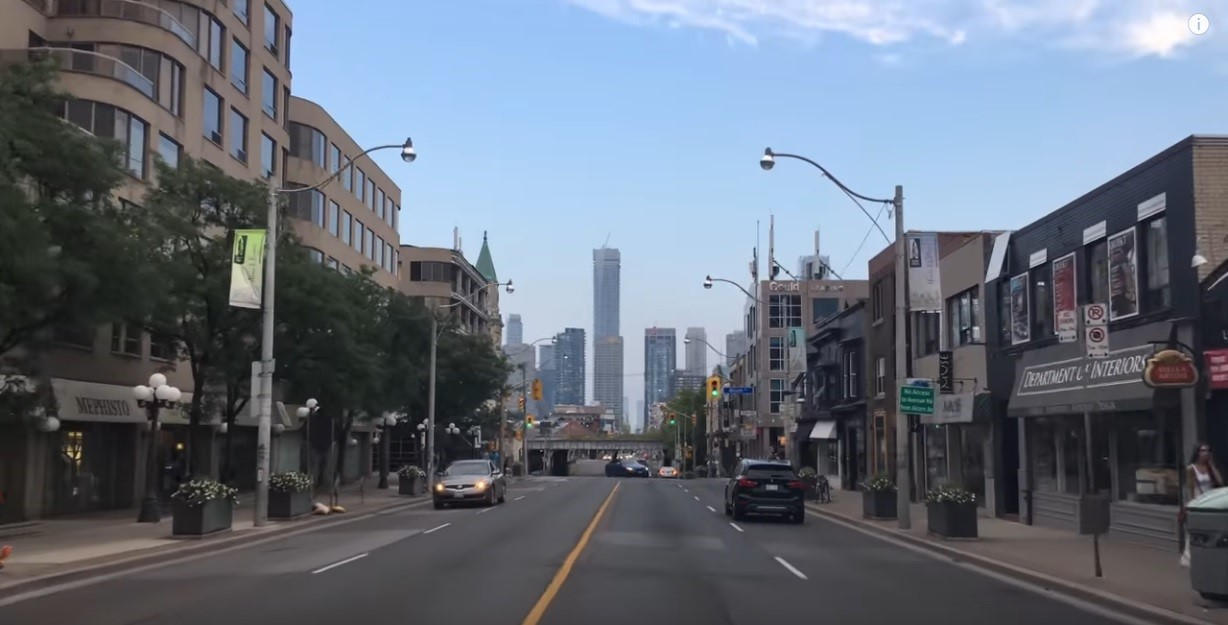
//> input picture TestFindLight/normal.jpg, 1228 x 625 px
$ ./TestFindLight   (built with g++ and OpenCV 4)
//> lines starting //> are read from the running program, lines starting //| are printed output that depends on the picture; after the words box and inside, x2 and y2 are one past the last pixel; in counts of white or black regions, pixels touching at a corner belong together
### TestFindLight/pch.h
// Tips for Getting Started:
//   1. Use the Solution Explorer window to add/manage files
//   2. Use the Team Explorer window to connect to source control
//   3. Use the Output window to see build output and other messages
//   4. Use the Error List window to view errors
//   5. Go to Project > Add New Item to create new code files, or Project > Add Existing Item to add existing code files to the project
//   6. In the future, to open this project again, go to File > Open > Project and select the .sln file

#ifndef PCH_H
#define PCH_H

// TODO: add headers that you want to pre-compile here

#endif //PCH_H

### TestFindLight/TestFindLight.cpp
#include "pch.h"
#include <iostream>
#include <opencv2/opencv.hpp>
#include <opencv/cv.h>
#include <opencv2/core/core.hpp>
#include <opencv2/highgui/highgui.hpp>
#include <opencv2/ml/ml.hpp>

using namespace std;
using namespace cv;
using namespace cv::ml;

int main()
{
	Mat img = imread("normal.jpg");
//> img is the input picture: 625 rows x 1228 cols, CV_8UC3; mean B, G, R 122.3, 109.8, 101.6
	Mat img2;
	img.copyTo(img2);

	cvtColor(img2, img2, COLOR_RGB2HSV);
//> img2: 625 rows x 1228 cols, CV_8UC3; mean H, S, V 66.3, 43.4, 125.1
	int minhueG = 40; int maxhueG = 75;
	int minsatG = 60; int maxsatG = 255;
	int minvalG = 80; int maxvalG = 255;

	Mat colourFound;
	inRange(img2, Scalar(minhueG, minsatG, minvalG), Scalar(maxhueG, maxsatG, maxvalG), colourFound);
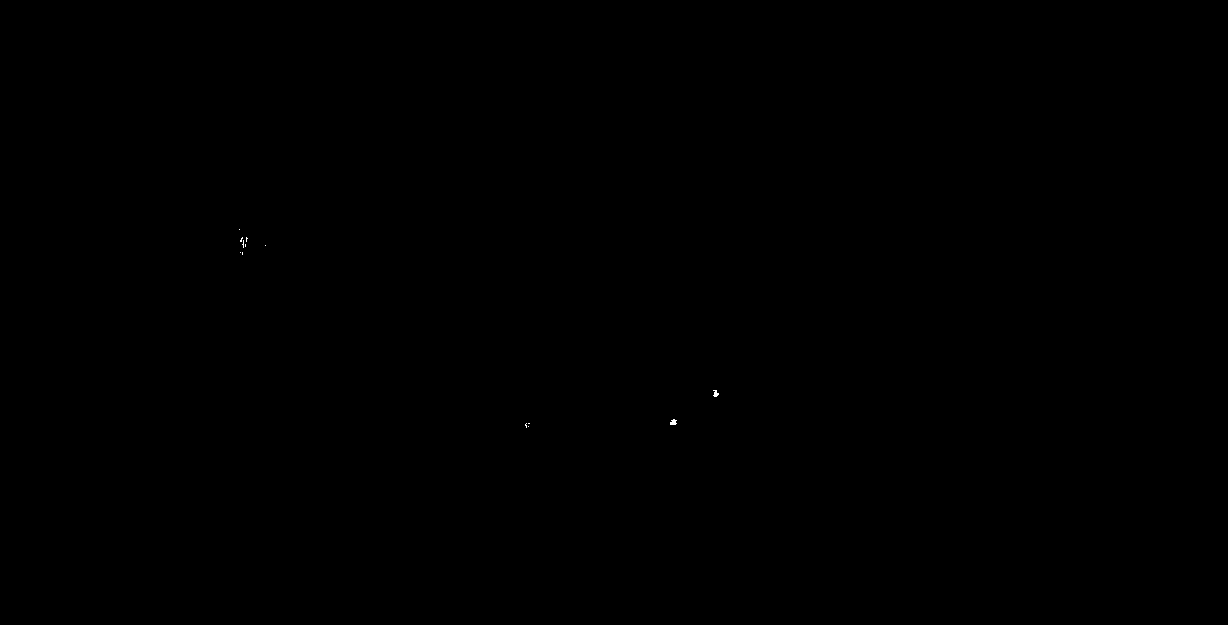
//> colourFound: 625 rows x 1228 cols, CV_8UC1; 0.01% white in thin lines or dots, all inside (x1, y1, x2, y2) = (239, 229, 719, 428)
	Mat dilateElement = getStructuringElement(MORPH_ELLIPSE, Size(2, 2));
	dilate(colourFound, colourFound, dilateElement, Point(-1, -1), 3);
//> colourFound: 625 rows x 1228 cols, CV_8UC1; 0.04% white; 7 white regions (2 under 20 px), largest, box (x1, y1, x2, y2) and area: (240, 237, 251, 251) 100, (670, 419, 680, 428) 71, (713, 390, 722, 400) 67, (525, 423, 533, 431) 42, (240, 252, 246, 258) 25

	Mat colourFound2;
	bitwise_and(img2, img2, colourFound2, colourFound);
//> colourFound2: 625 rows x 1228 cols, CV_8UC3; mean H, S, V 0, 0, 0.1

	vector<Mat> contours;
	findContours(colourFound, contours, RETR_EXTERNAL, CHAIN_APPROX_NONE);

	vector<Rect> boundRects(contours.size());
	for (int i = 0; i < contours.size(); i++) {
		boundRects[i] = boundingRect(contours.at(i));
	}
//> this loop made 7 passes


	vector<Rect>::iterator currRect = boundRects.begin();
	while (currRect != boundRects.end()) {
		int w = currRect->width;
		int h = currRect->height;

		bool notSquare = abs(w - h) > 0.25 * min(w, h);
		bool tooSmall = w * h < img.cols*img.rows / 20000;
		bool notInRoi = currRect->tl().y > img.rows * (0.80);
		bool touchingEdge = currRect->tl().x < 2 || currRect->tl().y < 2 ||
			currRect->br().x > img.cols - 2 || currRect->br().y > img.rows - 2;

		if ( notSquare || tooSmall || notInRoi || touchingEdge)
			currRect = boundRects.erase(currRect);
		else
			currRect++;
	}
//> this loop made 7 passes
//> (w, h, notSquare, tooSmall) on passes 1 to 7: (8, 8, false, false), (10, 9, false, false), (9, 10, false, false), (6, 6, false, true), (4, 4, false, true), (11, 14, true, false), (4, 4, false, true)


	Mat final;
	img.copyTo(final);
	Mat colourFound3;
	colourFound2.copyTo(colourFound3);
	for (int i = 0; i < boundRects.size(); i++)
	{
		rectangle(final, boundRects[i].tl(), boundRects[i].br(), Scalar(0, 255, 255), 2, 8, 0);
	}
//> this loop made 3 passes
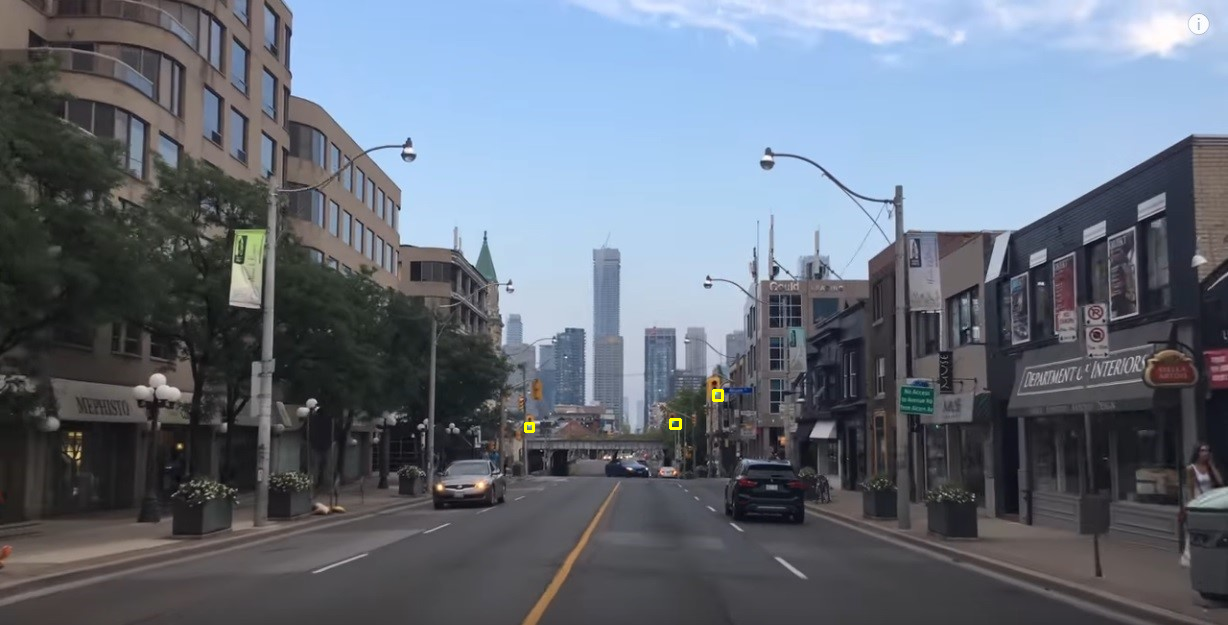
//> final: 625 rows x 1228 cols, CV_8UC3; 312 pixels changed, all inside (x1, y1, x2, y2) = (524, 389, 724, 433)

	imshow("", final);
	waitKey();

	return 0;
}
